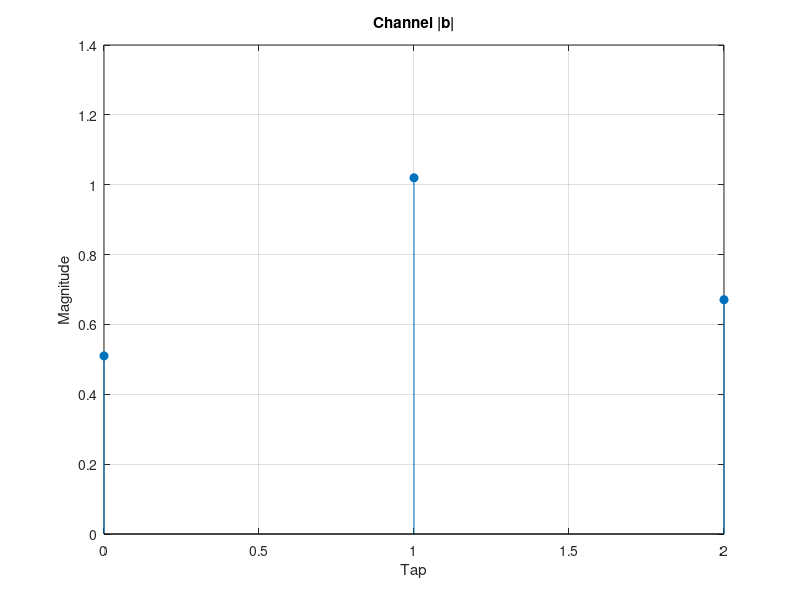

The MATLAB script that drew this image: (Note: this script raises an error after producing the figure.)
clear all; close all;

b = [0.5+0.1j, 1+0.2j, -0.6+0.3j];
m = 1000;
n_eq   = 15;
delta  = 8;

% full signal
random_sigs = (sign(randn(1,m)) + 1j*sign(randn(1,m))) / sqrt(2);

% channel applied to full signal
channel_sig = filter(b, 1, random_sigs);

% training window — long enough, skip early transient
ch_len        = length(b);
transient     = ch_len - 1;                    % = 2 samples to skip
training_length = n_eq + delta + 10*(n_eq+1);  % = 183 minimum
t_start       = transient + 1;                 % = 3
t_end         = t_start + training_length - 1; % = 185

training           = random_sigs(t_start : t_end);   % clean
channeled_training = channel_sig(t_start : t_end);   % received


stem(0:length(b)-1, abs(b), 'filled');
title('Channel |b|'); xlabel('Tap'); ylabel('Magnitude'); grid on;

% data block starts after training
data           = random_sigs(t_end+1 : end);
channeled_data = channel_sig(t_end+1 : end);


% design on training, apply to data
[f, Jmin]  = equalize_design(channeled_training, training, n_eq, delta);

% --- Equalizer taps ---
figure()
stem(0:length(f)-1, abs(f), 'filled');
title('Equalizer |f|'); xlabel('Tap'); ylabel('Magnitude'); grid on;

z_eq       = equalize_apply(channeled_data, f, delta);


function [f, Jmin] = equalize_design(z, m, n, delta)
% equalize_design  Solve for LS equalizer taps using training symbols.
%
% Uses the Normal Equations:  f = (R'R)^{-1} R'S
% where R is the Toeplitz convolution matrix of z,
% and S is the desired output (training symbols delayed by delta).
%
% INPUTS:
%   z      - received symbol-rate samples, complex row vector, length N
%            output of timing_recovery()
%   m      - known TX symbols (training sequence), complex row vector
%            output of transmitter(); same m used throughout pipeline
%   n      - equalizer order; filter has n+1 taps
%   delta  - equalizer delay in samples; recommend delta ~ n/2
%            must satisfy delta <= n * channel_length
%
% OUTPUTS:
%   f      - equalizer tap coefficients, complex column vector, length n+1
%   Jmin   - minimum MSE for this f and delta (real scalar)

    % sanity check
    if delta > n * 10
        warning('equalize_design: delta may be too large relative to n.');
    end

    p = length(z) - delta;

    % --- build Toeplitz convolution matrix R from received signal ---
    % each row is a window of n+1 samples of z
    R = toeplitz(z(n+1:p), z(n+1:-1:1));

    % --- build desired output vector S (training, shifted by delta) ---
    S = m(n+1-delta : p-delta).';   % complex column vector

    % --- LS solution via normal equations ---
    % use \ for numerical stability instead of explicit inv()
    RtR = R' * R;
    f   = RtR \ (R' * S);

    % --- minimum achievable MSE ---
    Jmin = real(S'*S - S'*R*(RtR \ (R'*S)));

    fprintf('[equalize_design]  n=%d  delta=%d  Jmin=%.6f\n', n, delta, Jmin);
end


% ---------------------------------------------------------

function z_eq = equalize_apply(z, f, delta)
% equalize_apply  Apply pre-computed FIR equalizer to received samples.
%
% Filters z with tap vector f, then trims the leading delta samples
% to realign the output with the TX symbol timing.
%
% INPUTS:
%   z      - received symbol-rate samples, complex row vector
%            can be the training block or a new data block
%   f      - equalizer taps from equalize_design(), complex column vector
%   delta  - same delta used in equalize_design()
%
% OUTPUT:
%   z_eq   - equalized symbol-rate samples, complex row vector
%            length = length(z) - delta
%            feeds directly into decision_device()
%
% NOTE: the caller must trim the reference symbol vector m consistently:
%       m_ref = m(1 : length(z_eq))

    % apply FIR equalizer
    y_full = filter(f, 1, z);

    % trim leading delta samples to realign with TX symbols
    z_eq = y_full(delta+1 : end);
    
    figure()
    plot(real(z_eq), imag(z_eq), '.', 'MarkerSize', 4);
    title('Received r'); xlabel('I'); ylabel('Q'); grid on; axis equal;
end








% 
% figure('Name','LS Equalizer Results','NumberTitle','off');
% 
% % --- Channel taps ---
% subplot(2,3,1);
% stem(0:length(b)-1, abs(b), 'filled');
% title('Channel |b|'); xlabel('Tap'); ylabel('Magnitude'); grid on;
% 
% % --- Equalizer taps ---
% subplot(2,3,2);
% stem(0:length(taps)-1, abs(taps), 'filled');
% title('Equalizer |f|'); xlabel('Tap'); ylabel('Magnitude'); grid on;
% 
% % --- Combined channel+equalizer ---
% c = conv(b, taps.');
% subplot(2,3,3);
% stem(0:length(c)-1, abs(c), 'filled');
% title('Combined |b*f|'); xlabel('Tap'); ylabel('Magnitude'); grid on;
% 
% % --- Received constellation ---
% subplot(2,3,4);
% plot(real(r), imag(r), '.', 'MarkerSize', 4);
% title('Received r'); xlabel('I'); ylabel('Q'); grid on; axis equal;



% % --- Decisions ---
% subplot(2,3,6);
% plot(real(dec), imag(dec), '.', 'MarkerSize', 4);
% title(sprintf('Decisions (err=%d)', err));
% xlabel('I'); ylabel('Q'); grid on; axis equal;
